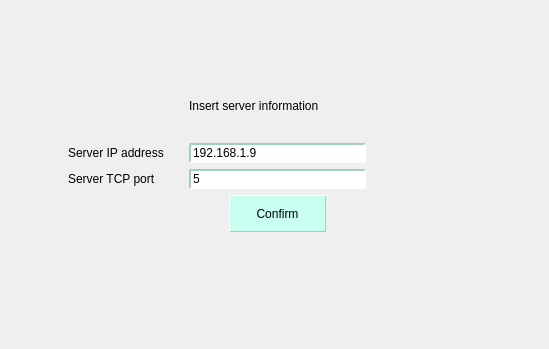
<?xml version="1.0" encoding="UTF-8"?>
<ui version="4.0">
 <class>GUI_Server</class>
 <widget class="QWidget" name="GUI_Server">
  <property name="geometry">
   <rect>
    <x>0</x>
    <y>0</y>
    <width>549</width>
    <height>349</height>
   </rect>
  </property>
  <property name="windowTitle">
   <string>Form</string>
  </property>
  <property name="styleSheet">
   <string notr="true">QPushButton {
	min-height: 25px;
	min-width: 75px;
	padding: 5px;	
	padding-left: 10px;
	padding-right: 10px;
    background-color: hsv(165, 55, 255);
    border-width: 1px;
	border-style: outset;
	border-color: hsv(165, 55, 205);
}

QPushButton:hover:!pressed{
	border-color: hsv(165, 255, 255);
	border-top-color: hsv(165, 200, 255);	
	border-left-color: hsv(165, 200, 255);
}

QPushButton:pressed,QPushButton:checked {
    border-style: inset;
	background-color: hsv(165, 55, 220);
}

QLineEdit{
    border-width: 2px;
	border-style: inset;
	border-color: hsv(165, 55, 205);
}

QLineEdit:focus{
	border-color: hsv(165, 105, 205);
}</string>
  </property>
  <layout class="QGridLayout" name="gridLayout" rowstretch="4,0,1,0,0,0,5" columnstretch="1,2,0,3" rowminimumheight="0,0,0,0,0,0,0">
   <item row="0" column="2">
    <spacer name="verticalSpacer">
     <property name="orientation">
      <enum>Qt::Vertical</enum>
     </property>
     <property name="sizeHint" stdset="0">
      <size>
       <width>20</width>
       <height>71</height>
      </size>
     </property>
    </spacer>
   </item>
   <item row="1" column="2">
    <layout class="QHBoxLayout" name="horizontalLayout">
     <item>
      <widget class="QLabel" name="descriptionLabel">
       <property name="text">
        <string>Insert server information</string>
       </property>
      </widget>
     </item>
     <item>
      <spacer name="horizontalSpacer_3">
       <property name="orientation">
        <enum>Qt::Horizontal</enum>
       </property>
       <property name="sizeHint" stdset="0">
        <size>
         <width>40</width>
         <height>20</height>
        </size>
       </property>
      </spacer>
     </item>
    </layout>
   </item>
   <item row="2" column="0">
    <spacer name="horizontalSpacer">
     <property name="orientation">
      <enum>Qt::Horizontal</enum>
     </property>
     <property name="sizeHint" stdset="0">
      <size>
       <width>82</width>
       <height>20</height>
      </size>
     </property>
    </spacer>
   </item>
   <item row="2" column="2">
    <spacer name="verticalSpacer_2">
     <property name="orientation">
      <enum>Qt::Vertical</enum>
     </property>
     <property name="sizeHint" stdset="0">
      <size>
       <width>20</width>
       <height>20</height>
      </size>
     </property>
    </spacer>
   </item>
   <item row="2" column="3">
    <spacer name="horizontalSpacer_2">
     <property name="orientation">
      <enum>Qt::Horizontal</enum>
     </property>
     <property name="sizeHint" stdset="0">
      <size>
       <width>158</width>
       <height>20</height>
      </size>
     </property>
    </spacer>
   </item>
   <item row="3" column="1">
    <widget class="QLabel" name="addressLabel">
     <property name="text">
      <string>Server IP address</string>
     </property>
    </widget>
   </item>
   <item row="3" column="2">
    <widget class="QLineEdit" name="addressLineEdit">
     <property name="text">
      <string>192.168.1.9</string>
     </property>
    </widget>
   </item>
   <item row="4" column="1">
    <widget class="QLabel" name="portLabel">
     <property name="text">
      <string>Server TCP port</string>
     </property>
    </widget>
   </item>
   <item row="4" column="2">
    <widget class="QLineEdit" name="portLineEdit">
     <property name="text">
      <string>5</string>
     </property>
    </widget>
   </item>
   <item row="5" column="2">
    <layout class="QHBoxLayout" name="horizontalLayout_2">
     <item>
      <spacer name="horizontalSpacer_5">
       <property name="orientation">
        <enum>Qt::Horizontal</enum>
       </property>
       <property name="sizeHint" stdset="0">
        <size>
         <width>40</width>
         <height>20</height>
        </size>
       </property>
      </spacer>
     </item>
     <item>
      <widget class="QPushButton" name="confirmPushButton">
       <property name="text">
        <string>Confirm</string>
       </property>
      </widget>
     </item>
     <item>
      <spacer name="horizontalSpacer_4">
       <property name="orientation">
        <enum>Qt::Horizontal</enum>
       </property>
       <property name="sizeHint" stdset="0">
        <size>
         <width>40</width>
         <height>20</height>
        </size>
       </property>
      </spacer>
     </item>
    </layout>
   </item>
   <item row="6" column="2">
    <spacer name="verticalSpacer_3">
     <property name="orientation">
      <enum>Qt::Vertical</enum>
     </property>
     <property name="sizeHint" stdset="0">
      <size>
       <width>20</width>
       <height>90</height>
      </size>
     </property>
    </spacer>
   </item>
  </layout>
 </widget>
 <resources/>
 <connections/>
</ui>
